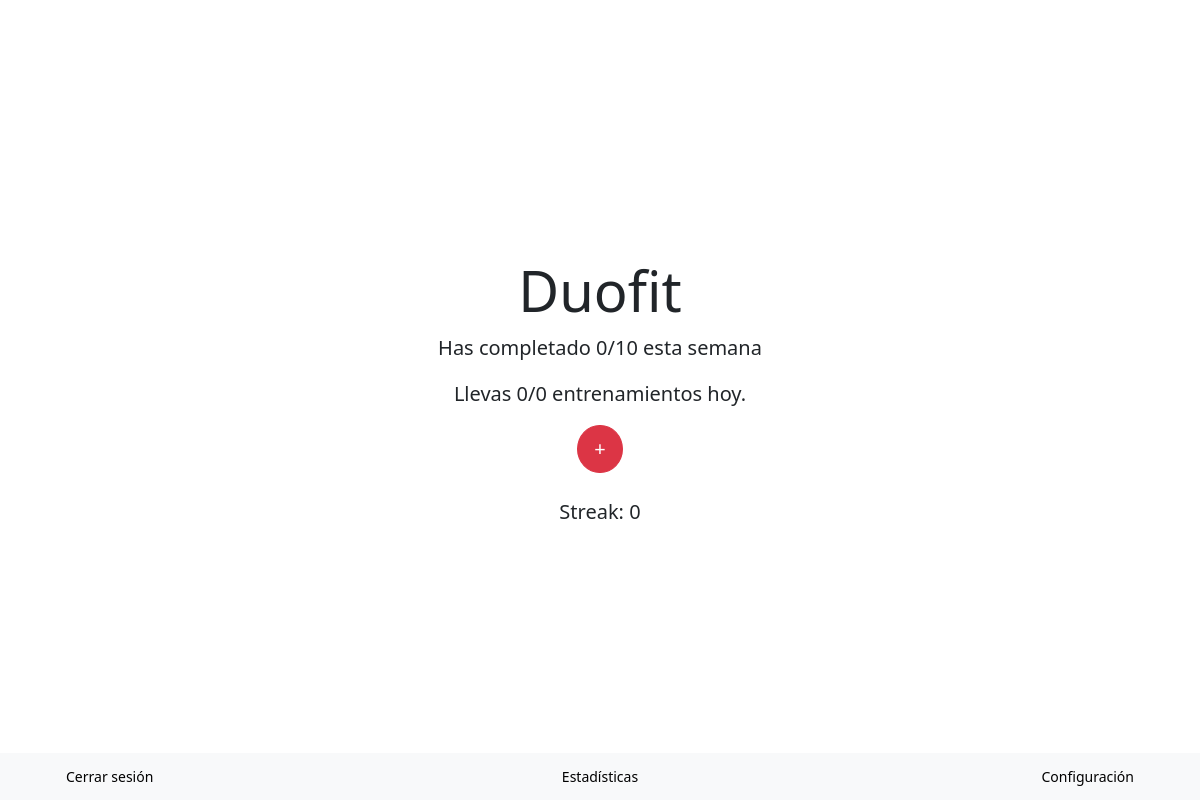
The app's page / (signed in), older data.
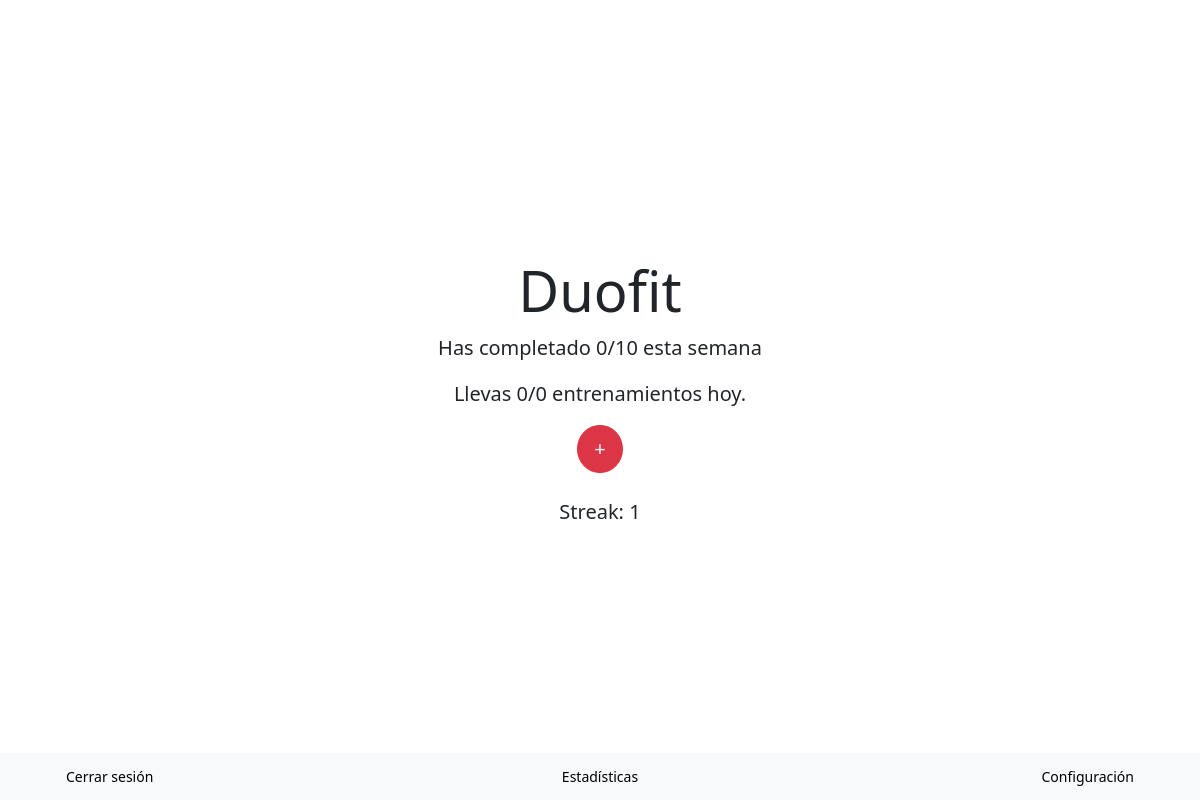
The same page, newer data.
### duofitapp/models.py (models this page shows, shortened)
class ExerciceConfig(models.Model):
    id_user = models.ForeignKey(User, on_delete=models.CASCADE)
    monday_goal = models.IntegerField()
    tuesday_goal = models.IntegerField()
    wednesday_goal = models.IntegerField()
    thursday_goal = models.IntegerField()
    friday_goal = models.IntegerField()
    saturday_goal = models.IntegerField()
    sunday_goal = models.IntegerField()
    weekly_goal = models.IntegerField()
    streak = models.IntegerField(default=0)
    last_training_date = models.DateTimeField(null=True, blank=True)
    def save(self, *args, **kwargs):
        self.weekly_goal = sum([getattr(self, f"{day}_goal", 0) for day in ["monday", "tuesday", "wednesday", "thursday", "friday", "saturday", "sunday"]])
        super().save(*args, **kwargs)
    def get_today_goal(self):
        today = datetime.now().date()
        day_of_week = today.weekday()
        day_of_week_str = today.strftime('%A').lower()
        today_goal = getattr(self, f"{day_of_week_str}_goal", 0)
        return (today_goal)
    def get_today_completed_trainings(self):
        today = timezone.now().date()
        return ExerciceLog.objects.filter(user=self.id_user, date=today).count()
    def get_weekly_trainings(self):
        start_of_week = timezone.now().date() - timezone.timedelta(days=timezone.now().weekday())
        end_of_week = start_of_week + timezone.timedelta(days=6)
        return ExerciceLog.objects.filter(
            user=self.id_user,
            date__range=[start_of_week, end_of_week]
        ).count()

### duofitapp/views.py (the view)
# urls.py: path('', index, name='index'),
def index(request):
    if not request.user.is_authenticated:
        return redirect('login')
    user_id = request.user.id
    exercice_config = ExerciceConfig.objects.filter(id_user=user_id).first()
    if not exercice_config:
        return redirect('settings')
    refresh_streak(user_id)
    return render(request, 'index.html', {
        'exercice_config': exercice_config,
        'today_completed_trainings': exercice_config.get_today_completed_trainings(),
        'today_goal': exercice_config.get_today_goal(),
        'weekly_completed_trainings': exercice_config.get_weekly_trainings(),
    })

### duofitapp/views.py (called while the page is built)
def refresh_streak(user_id):
    exercice_config = ExerciceConfig.objects.get(id_user=user_id)
    today_goal = exercice_config.get_today_goal()
    today_completed_trainings = exercice_config.get_today_completed_trainings()
    if today_goal <= 0 and exercice_config.streak >= 1:
        if today_completed_trainings == 0:
            exercice_config.streak += 1
            exercice_config.last_training_date = timezone.now()
            exercice_config.save()

### duofitapp/templates/index.html (shortened to what this page needs)
{% load static %}
<!DOCTYPE html>
<html lang="en">
<head>
    <link rel="stylesheet" href="{% static 'index_styles.css' %}">
    <link rel="stylesheet" href="https://stackpath.bootstrapcdn.com/bootstrap/4.3.1/css/bootstrap.min.css">
</head>
<body class="d-flex align-items-center justify-content-center vh-100 text-center">
    <div class="container">
        <h2 class="display-4">Duofit</h2>
        <p class="lead">Has completado {{ weekly_completed_trainings }}/{{ exercice_config.weekly_goal }} esta semana</p>
        <p class="lead">Llevas {{ today_completed_trainings }}/{{ today_goal }} entrenamientos hoy.</p>
        <form method="post" action="{% url 'log_training' %}" class="mb-4">
            <button type="submit" class="btn btn-danger btn-lg rounded-circle">+</button>
        </form>
        <p class="lead">Streak: {{ exercice_config.streak }}</p>
    </div>
    {% include 'navbar_bottom.html' %}
</body>
</html>

Row changes from the older to the newer data that the page shows:
changed ExerciceConfig: streak "0" → "1"
